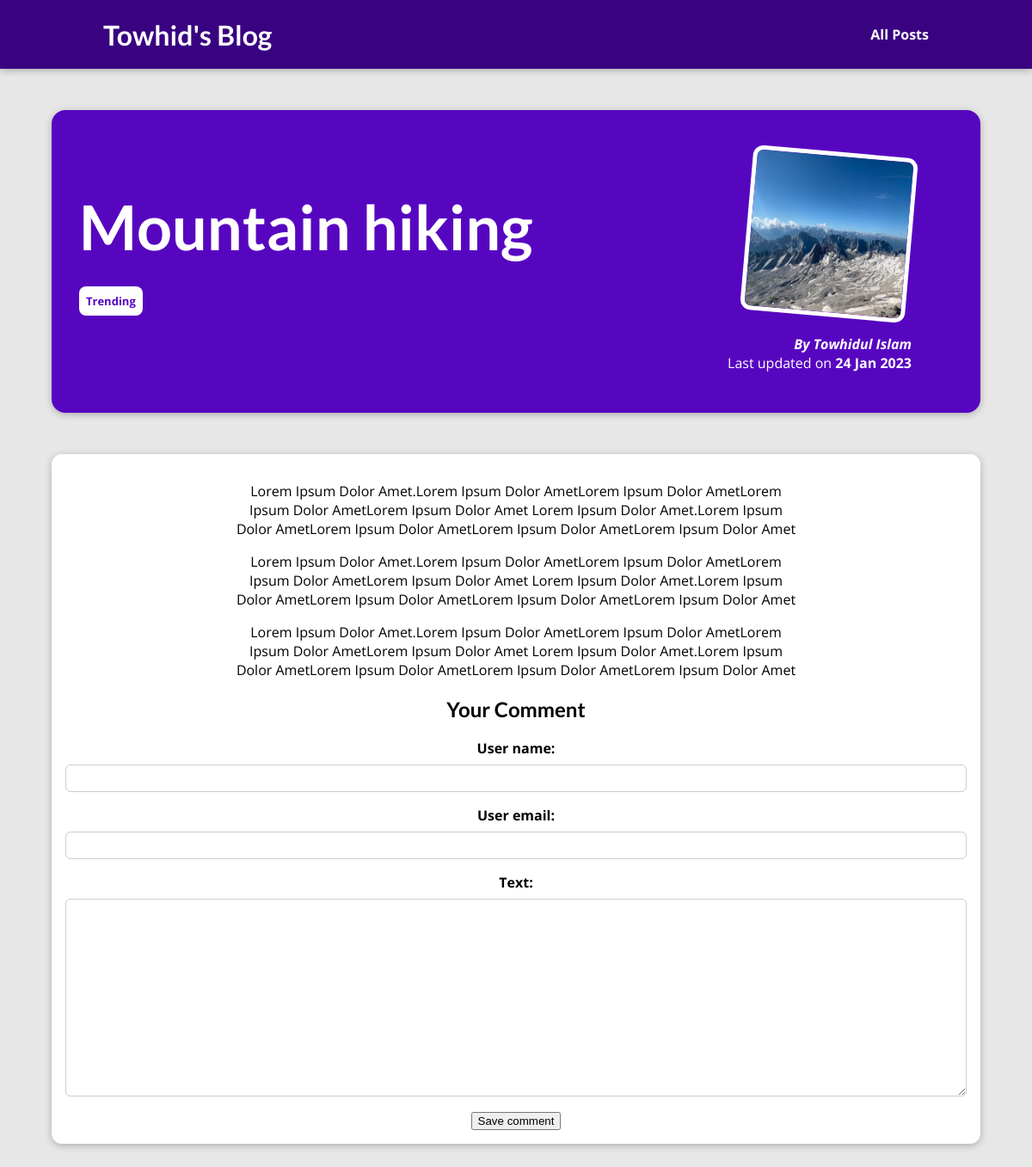
Screenshot of /blog/posts/mountain-hiking with the database file from the repository.
### blog/models.py (models this page shows, shortened)
class Post(models.Model):
    title = models.CharField(max_length=150, default="")
    excerpt = models.CharField(max_length=200, default="")
    content = models.TextField(validators=[MinLengthValidator(10)])
    image = models.ImageField(upload_to="posts", null=True)
    date = models.DateField(auto_now=True)
    slug = models.SlugField(unique=True)
    author = models.ForeignKey(
        Author, on_delete=models.SET_NULL, null=True, related_name="posts")
    tags = models.ManyToManyField(Tag)

class Tag(models.Model):
    caption = models.CharField(max_length=20, default="")

class Author(models.Model):
    first_name = models.CharField(max_length=20, default="")
    last_name = models.CharField(max_length=20, default="")
    email_address = models.EmailField()
    def full_name(self):
        return f"{self.first_name} {self.last_name}"
    def __str__(self):
        return self.full_name()

### blog/views.py (the view, shortened to what this page needs)
# urls.py: path("posts/<slug:slug>", views.SinglePostView.as_view(),
class SinglePostView(View):
    def get(self, request, slug):
        post = Post.objects.get(slug=slug)
        context = {
            "post": post,
            "post_tags": post.tags.all(),
            "comment_form": CommentForm()
        }
        return render(request, "blog/post-detail.html", context)

### blog/forms.py
class CommentForm(forms.ModelForm):
    class Meta:
        model = Comment
        exclude = ["post"]
        label = {
            "user_name": "Your Name",
            "user_email": "Your Email",
            "text": "Your Comment"
        }
        error_messages = {
            "user_name": {
                "required": "Your Name is Required",
                "max_length": "Name cannot be more than 40 Chars"
            },
            "user_email": {
                "required": "Your Email is Required",
            },
            "text": {
                "required": "Your Text is Required",
            },
        }

### blog/templates/blog/post-detail.html (shortened to what this page needs)
{% extends 'base.html' %}
 {% load static %}
 {% block css_files %}
    <link rel="stylesheet" href="{% static 'blog/post-detail.css' %}" />
{% endblock %}
{% block content %}
<section id="summary">
  <h2>{{post.title}}</h2>
  <div>
    {% for tag in post_tags  %}
      <span class="tag">{{tag.caption}}</span>
    {% endfor %}
  </div>
  <article class="post">
    <img src="{{post.image.url}}" alt="{{post.title}}" />
    <address>By <a href="mailto:{{post.author.email_address}}">{{post.author}}</a></address>
    <div class="post_content">Last updated on <time>{{post.date|date:"d M Y"}}</time></div>
  </article>
</section>
<main>
  {{post.content|linebreaks}}
  <section class="comment-form">
    <h2>Your Comment</h2>
    <form action="" method="POST">
      {% for form_field in comment_form %}
      <div class="form-control">
        {{form_field.label_tag}}
        {{form_field}}
      </div>
      {% endfor %}
      <button>Save comment</button>
    </form>
  </section>
</main>
{% endblock %}

### static/app.css (style rules this page uses)
* { box-sizing: border-box; }
html { font-family: "Open Sans", "Lato", sans-serif; }
body { margin: 0; }
h1, h2, h3 { font-family: "Lato", sans-serif; font-weight: bold; }

### blog/static/blog/post-detail.css (style rules this page uses)
body { background-color: #e7e7e7; }
#summary { margin: 8rem auto 3rem auto; padding: 2rem; width: 90%; max-width: 90rem; border-radius: 16px; background-color: #5706c0; position: relative; box-shadow: 0 2px 8px rgba(0, 0, 0, 0.25); height: 22rem; }
#summary h2 { color: white; font-size: 4.5rem; margin-bottom: 2rem; }
#summary article { position: absolute; top: 2rem; right: 3rem; padding: 1rem 2rem; border-radius: 12px; text-align: right; color: white; }
#summary article img { width: 12rem; height: 12rem; border-radius: 12px; transform: rotateZ(5deg); border: 5px solid white; margin-bottom: 1rem; }
#summary address { font-weight: bold; }
#summary a { color: white; text-decoration: none; }
#summary time { font-weight: bold; }
main { width: 90%; max-width: 90rem; margin: 3rem auto; background-color: white; padding: 1rem; border-radius: 12px; box-shadow: 0 2px 8px rgba(0, 0, 0, 0.25); text-align: center; }
.tag { background-color: white; color: #5706c0; border-radius: 8px; padding: 0.5rem 0.5rem; font-size: small; font-weight: bolder; }
.form-control { margin-bottom: 1rem; }
.form-control label { font-weight: bold; margin-bottom: 0.5rem; display: block; }
.form-control input, .form-control textarea { display: block; width: 100%; font: inherit; padding: 0.25rem; border-radius: 6px; border: 1px solid #ccc; }

### rows the page displays
Post: title "Mountain hiking", image (picture), author "Towhidul Islam", date "24 Jan 2023", content "Lorem Ipsum Dolor Amet.Lorem Ipsum Dolor AmetLorem Ipsum Dolor AmetLorem Ipsum Dolor AmetLorem Ipsum Dolor Amet Lorem Ipsum Dolor Amet.Lorem Ipsum Dolor AmetLorem Ipsum Dolor AmetLorem Ipsum Dolor AmetLorem Ipsum Dolor Amet Lorem Ipsum Dolor Amet.Lorem Ipsum Dolor AmetLorem Ipsum Dolor AmetLorem Ipsum Dolor AmetLorem Ipsum Dolor Amet Lorem Ipsum Dolor Amet.Lorem Ipsum Dolor AmetLorem Ipsum Dolor AmetLorem Ipsum Dolor AmetLorem Ipsum Dolor Amet Lorem Ipsum Dolor Amet.Lorem Ipsum Dolor AmetLorem Ipsum Dolor AmetLorem Ipsum Dolor AmetLorem Ipsum Dolor Amet Lorem Ipsum Dolor Amet.Lorem Ipsum Dolor AmetLorem Ipsum Dolor AmetLorem Ipsum Dolor AmetLorem Ipsum Dolor Amet"
Tag: caption "Trending"
